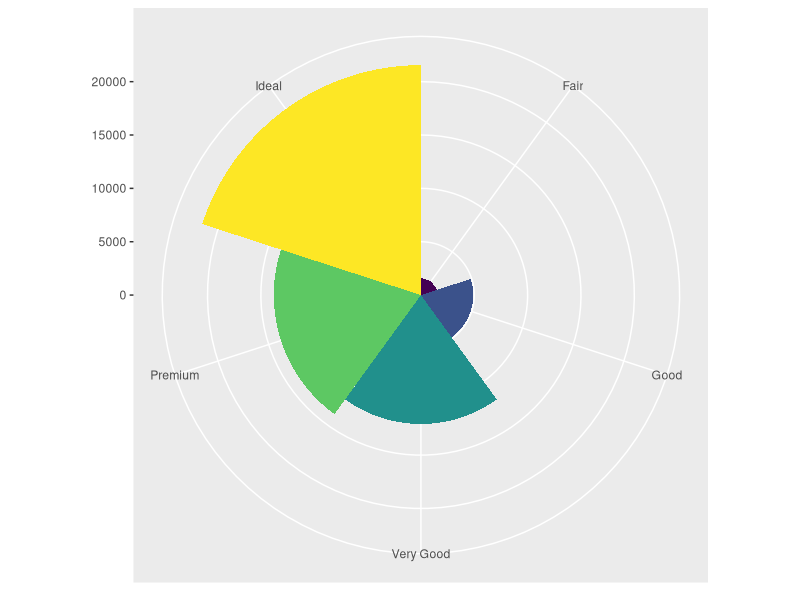

This figure's R source:
library(tidyverse)


# tidyverse 集合了 ggplot2 tibble tidyr readr 常用包的集合包

# 设置目录
setwd('/public/home/yangzhi/project/bioinformation/R4ds/visualisation')

# print(diamonds)


## coord_flip 坐标系翻转，对于 x label 很长的图标很有用, 否则横坐标展示会重叠
p1 = ggplot(data = mpg, mapping = aes(x = class, y = hwy)) +
  geom_boxplot() +
  coord_flip() 



## p2 绘制地图
# 获取新西兰地图数据 
nz <- map_data('nz')

# geom_polygon 绘制多边形， group: 指定 group 列相同的值可以画到一个多边形里面, 这里省略了 data, 和 mapping 参数名
# p2 = ggplot(nz, aes(long, lat, group = group)) +
#   geom_polygon(fill = 'white', color = 'black')

## p3 coord_quickmap 对地图做比例适配
# p3 = ggplot(nz, aes(long, lat, group = group)) +
#   geom_polygon(fill = "white", colour = "black") +
#   coord_quickmap()


## coord_polar 画极坐标系

# 先画条形图，不展示图列
# theme(aspect.ratio = 1) 图宽高比 1:1
# labs(x = NULL, y = NULL) 隐藏 x 轴 y 轴标签
bar = ggplot(data = diamonds) +
  geom_bar(
    mapping = aes(x = cut, fill = cut),
    show.legend = FALSE,
    width = 1
  )+
  theme(aspect.ratio = 1)+
  labs(x = NULL, y = NULL) +
  coord_polar()


ggsave('./coord.png', bar)